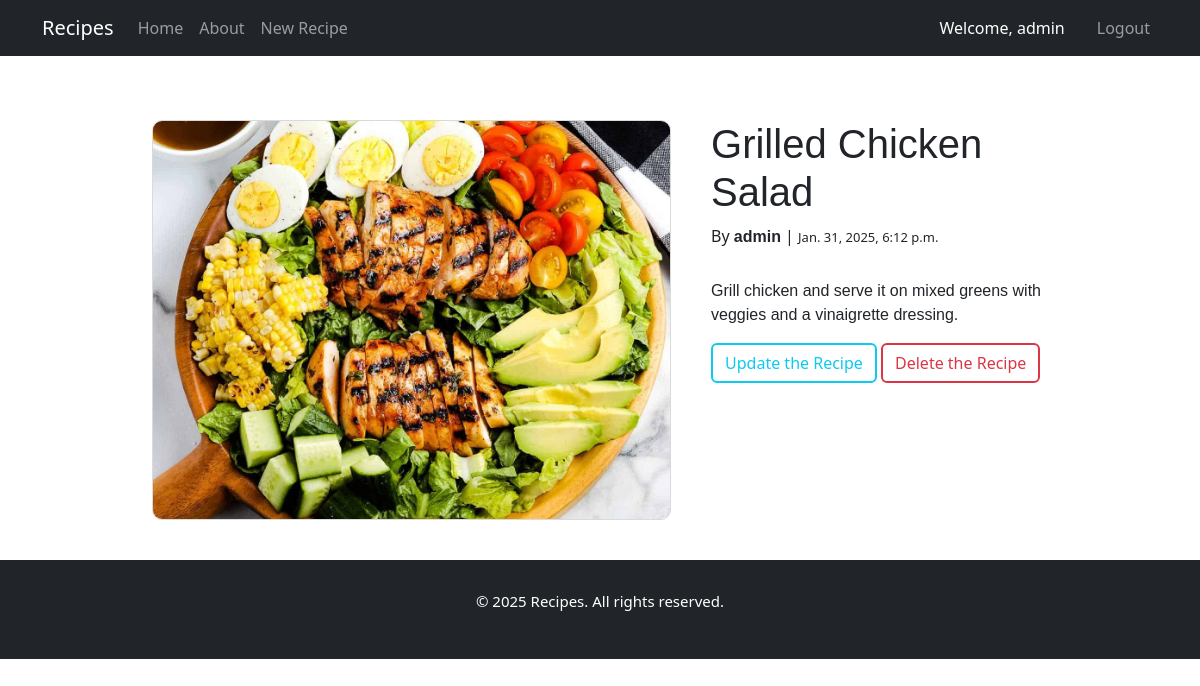
The app's page /recipe/2 (signed in) with its own data.
### recipes/models.py (models this page shows, shortened)
class Recipe(models.Model):
    title = models.CharField(max_length=100)
    description = models.TextField()
    image = models.ImageField(upload_to='recipes/images', blank=True, null=True)
    author = models.ForeignKey(User, on_delete=models.CASCADE)
    created_at = models.DateTimeField(auto_now_add=True)
    updated_at = models.DateTimeField(auto_now=True)

### recipes/views.py (the view)
# urls.py: path('recipe/<int:pk>', views.RecipeDetailView.as_view(), name="recipe-detail"),
class RecipeDetailView(LoginRequiredMixin, DetailView):
    model = models.Recipe
    template_name = 'recipes/recipe_detail.html'
    context_object_name = 'recipe'
    def get_context_data(self, **kwargs):
        context = super().get_context_data(**kwargs)
        context['title'] = f"Recipes | {self.get_object().title}"
        return context

### recipes/templates/recipes/recipe_detail.html
{% extends 'recipes/base.html' %}
{% block content %}
<div class="recipe-main">
    <div class="recipe-image">
        <img src="{{ recipe.image.url }}" alt="{{ recipe.title }}">
    </div>
    <div class="recipe-data">
        <h1>{{ recipe.title }}</h1>
        <p>By <span class="recipe-auth">{{ recipe.author }}</span> | <span class="recipe-date">{{ recipe.created_at }}</span></p>
        <p class="recipe-desc">{{ recipe.description }}</p>
        {% if recipe.author == user%}
        <a href="{% url 'recipe-update' recipe.pk %}" class="btn btn-outline-info">Update the Recipe</a>
        <a href="{% url 'recipe-delete' recipe.pk%}" class="btn btn-outline-danger delete-recipe">Delete the Recipe</a>
        {% endif %}
    </div>
</div>
{% endblock content %}

### recipes/templates/recipes/base.html (shortened to what this page needs)
{% load static %}
<!DOCTYPE html>
<html lang="en">
<head>
    <link href="https://cdn.jsdelivr.net/npm/bootstrap@5.3.3/dist/css/bootstrap.min.css"
          rel="stylesheet"
>
    <link rel="stylesheet" href="{% static 'users/css/custom.css' %}">
    <link rel="stylesheet" href="{% static 'recipes/css/custom.css' %}">
</head>
<body>
    <nav class="navbar navbar-expand-lg navbar-dark bg-dark">
        <div class="container">
                <a class="navbar-brand" href="{% url 'recipes-landing' %}">Recipes</a>
                <div class="collapse navbar-collapse" id="navbarNav">
                    <ul class="navbar-nav">
                        <li class="nav-item">
                            <a class="nav-link" aria-current="page" href="{% url 'recipes-home' %}">Home</a>
                        </li>
                        <li class="nav-item">
                            <a class="nav-link" href="{% url 'recipes-about' %}">About</a>
                        </li>
                        {% if user.is_authenticated %}
                        <li class="nav-item">
                            <a class="nav-link" href="{% url 'recipe-create' %}">New Recipe</a>
                        </li>
                        {% endif %}
                    </ul>
                </div>
                <div class="navbar-nav">
                    {% if user.is_authenticated %}
                    <p class="nav-item nav-link mb-0 text-white me-3 ">Welcome, {{user.username}}</p>
                    <a href="{% url 'user-logout' %}" class="nav-link nav-item">Logout</a>
                    {% else %}
                    <a href="{% url 'user-login' %}" class="nav-link nav-item">Login</a>
                    <a href="{% url 'user-register' %}" class="nav-link nav-item">Signup</a>
                    {% endif %}
                </div>
        </div>
    </nav>
    <div class="container mt-4 col-10"  style="display: flex; flex-direction: column; align-items: center; justify-content: center; ">
        {% block content %}
        {% endblock content %}
    </div>
    <div class="footer">
        <p>&copy; {% now "Y" %} Recipes. All rights reserved.</p>
    </div>
</body>
</html>

### static/users/css/custom.css (style rules this page uses)
body { height: 100%; }
.footer { padding: 30px; background-color: rgb(33, 37, 41, 1); }
.footer p { color: white; font-size: 15px; text-align: center; }

### static/recipes/css/custom.css (style rules this page uses)
.recipe-main { display: flex; padding: 20px; }
.recipe-image { width: 100%; padding: 20px; }
.recipe-image img { width: 100%; height: 400px; object-fit: cover; border-radius: 10px; border: 1px solid rgb(218, 218, 218); }
.recipe-data { padding: 20px; }
.recipe-data h1 { font-family: 'Franklin Gothic Medium', 'Arial Narrow', Arial, sans-serif; }
.recipe-desc { margin-top: 30px; font-family: 'Trebuchet MS', 'Lucida Sans Unicode', 'Lucida Grande', 'Lucida Sans', Arial, sans-serif; }
.recipe-auth { font-weight: 600; font-family: 'Franklin Gothic Medium', 'Arial Narrow', Arial, sans-serif; }
.recipe-date { font-size: 13px; }
.btn-outline-info { border: 2px solid #0dcaf0; }
.btn-outline-danger { border: 2px solid #dc3545; }

### records on screen
Recipe: image (picture), title "Grilled Chicken Salad", author "admin", created_at "Jan. 31, 2025, 6:12 p.m.", description "Grill chicken and serve it on mixed greens with veggies and a vinaigrette dressing."

### other values on screen
{{ user.username }} "admin"
